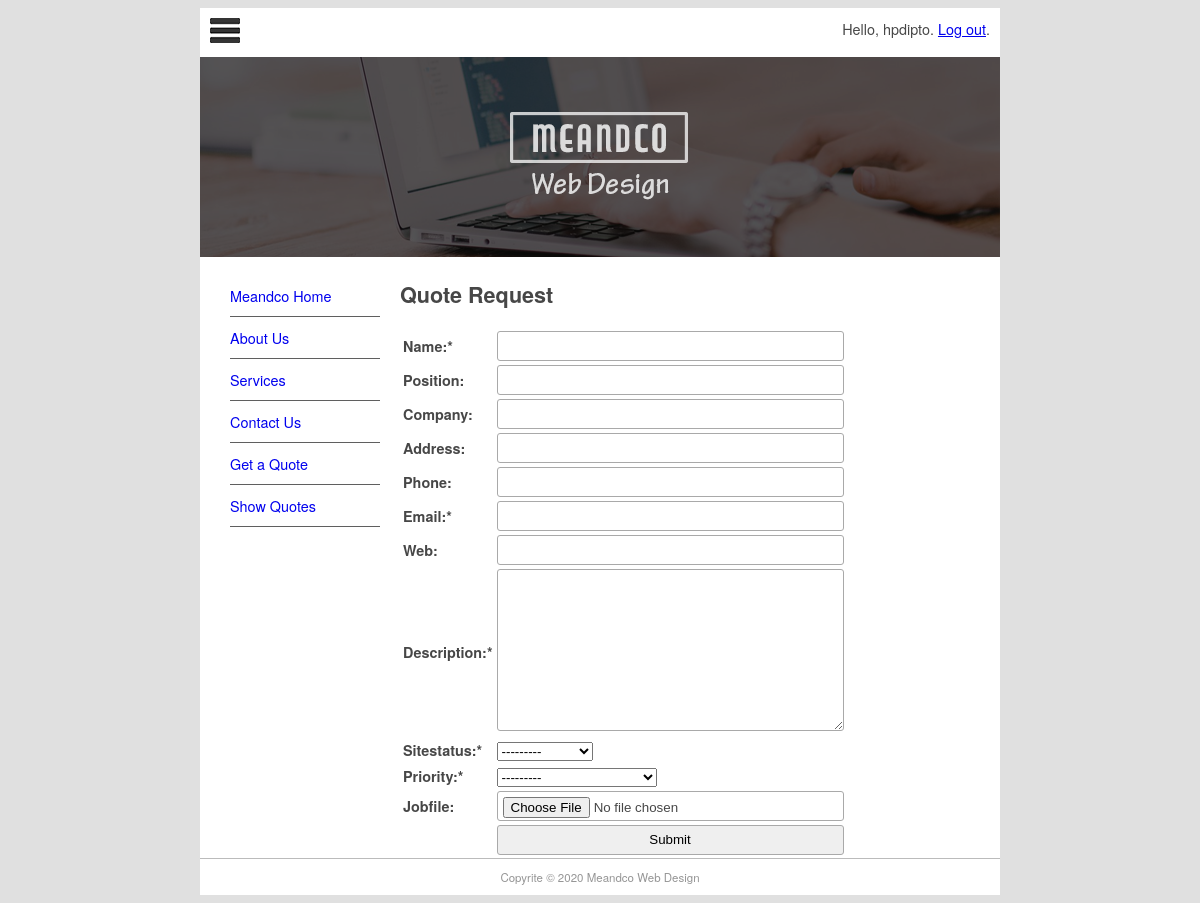
The page /quote/ (signed in) on the database its author committed.
### pages/models.py (models this page shows, shortened)
class Page(models.Model):
    title = models.CharField(max_length=60)
    permalink = models.CharField(max_length=12, unique=True)
    update_date = models.DateTimeField('Last Updated')
    bodytext = models.TextField('Page Count', blank=True)

### quotes/views.py (the view)
# urls.py: path('', views.quote_req, name='quote-request'),
@login_required(login_url=reverse_lazy('login'))
def quote_req(request):
    submitted = False
    if request.method == 'POST':
        form = QuoteForm(request.POST, request.FILES)
        if form.is_valid():
            quote = form.save(commit=False)
            try:
                quote.username = request.user
            except Exception:
                pass
            quote.save()
            return HttpResponseRedirect('/quote?submitted=True')
    else:
        form = QuoteForm()
        if 'submitted' in request.GET:
            submitted = True
    return render(request, 'quotes/quote.html', {'form': form, 'page_list': Page.objects.all(), 'submitted': submitted})

### quotes/forms.py
class QuoteForm(ModelForm):
    required_css_class = 'required'
    class Meta:
        model = Quote
        fields = [
            'name', 'position', 'company', 'address',
            'phone', 'email', 'web', 'description',
            'sitestatus', 'priority', 'jobfile'
        ]

### quotes/templates/quotes/quote.html (shortened to what this page needs)
{% extends "base.html" %}
{% block sidenav %}
    {% for page in page_list %}
        <li>
            <a href="{{ page.permalink }}">{{ page.title }}</a>
        </li>
    {% endfor %}
{% endblock sidenav %}
{% block content %}
<h1>Quote Request</h1>
{% if submitted %}
    <p class="success">
        Your quote was submitted successfully. Thank you.
    </p>
{% else %}
    <form action="" enctype="multipart/form-data" method="POST" nonvalidate>
        <table>
            {{ form.as_table }}
            <tr>
                <td>&nbsp;</td>
                <td><input type="submit" value="Submit"></td>
            </tr>
        </table>
    </form>
{% endif %}
{% endblock content %}

### mfdw_site/templates/base.html (shortened to what this page needs)
{% load static %}
<!DOCTYPE html>
<html lang="en">
<head>
  <link rel="stylesheet" type="text/css" href="{% static 'main.css' %}">
</head>
<body>
  <div id="wrapper">
    <header id="header">
      <div id="logo">
        <img src="{% static 'logo.jpg' %}" />
        <span style="float: right;">
          {% if user.is_authenticated %}
           Hello, {{ user.username }}. <a href="{% url 'logout' %}?next=/">Log out</a>.
           {% else %}
            Not logged in. <a href="{% url 'login' %}?next=/">Log in</a>.
          {% endif %}
        </span>
      </div>
      <div id="topbanner">
        <img src="{% static 'top_banner.png' %}" width="800" alt="">
      </div>
    </header>
    <aside id="leftsidebar">
      <nav id="nav">
        <ul>
          {% block sidenav %}{% endblock sidenav %}
          <li><a href="/contact">Contact Us</a></li>
          <li><a href="/quote/">Get a Quote</a></li>
          <li><a href="/quote/show">Show Quotes</a></li>
        </ul>
      </nav>
    </aside>
    <section id="main">
      {% block content %}{% endblock content %}
    </section>
    <footer id="footer">Copyrite &copy; 2020 Meandco Web Design</footer>
  </div>
</body>
</html>

### mfdw_site/static/main.css (style rules this page uses)
#header { border-style: none; width: 800px; height: auto; }
#wrapper { margin-top: 0px; margin-left: auto; margin-right: auto; background-color: #FFFFFF; width: 800px; }
body { background-color: #E0E0E0; font-family: Gotham, "Helvetica Neue", Helvetica, Arial, sans-serif; font-size: 0.9em; text-align: justify; color: #474747; }
#footer { text-align: center; font-size: 0.8em; margin-top: 5px; padding-top: 10px; padding-bottom: 10px; background-color: #FFFFFF; border-top: thin solid #BBBBBB; clear: both; color: #969696; }
#nav li { padding-top: 10px; padding-bottom: 10px; font-size: 1em; list-style-type: none; border-bottom: thin solid #5F5F5F; color: #4C4C4C; left: 0px; list-style-position: inside; margin-left: -10px; }
#nav li a { text-decoration: none; }
#leftsidebar { width: 180px; height: 350px; float: left; }
#main { width: 560px; float: left; margin-left: 20px; margin-right: 10px; padding-right: 10px; }
#logo { padding: 10px; }
input, textarea { width: 100%; padding: 5px!important; -webkit-box-sizing: border-box; -moz-box-sizing: border-box; box-sizing: border-box; border-radius: 3px; border-style: solid; border-width: 1px; border-color: rgb(169,169,169) }
input { height: 30px; }
.required label:after { content: "*"; }

### rows shown on the page
Page: title "Meandco Home"
Page: title "About Us"
Page: title "Services"

### other values the page prints
{{ user.username }} "hpdipto"
